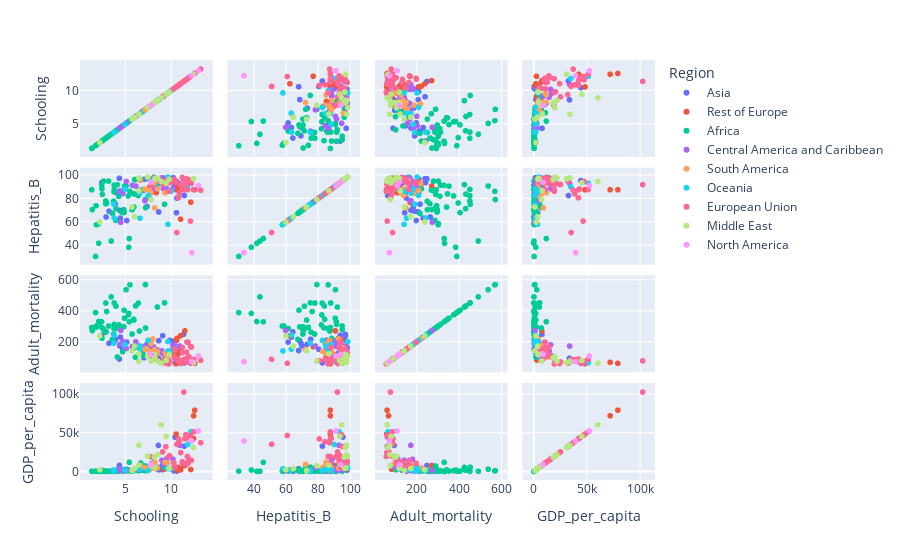

Notebook code cell kept with this figure:
### Code cell
fig = px.scatter_matrix(df_mean, dimensions=["Schooling", "Hepatitis_B", "Adult_mortality", "GDP_per_capita"], color="Region", hover_name="Country")
fig.show()

### Figure 1 — Plotly figure (JSON) as saved in the notebook; plotly's stock layout.template omitted (floating-point values rounded to 4 significant figures)
{"data": [{"dimensions": [{"axis": {"matches": true}, "label": "Schooling", "values": [2.9, 10.61, 4.725, 2.444, 8.637, 3.9, 7.062, 5.169, 7.381, 11.47, 11.39, 10.34, 4.475, 9.062, 4.362, 9.1, 3.919, 3.231, 4.406, 8.675, 10.46, 10.59, 10.66, 7.119, 9.875, 10.26, 6.9]}, {"axis": {"matches": true}, "label": "Hepatitis_B", "values": [64.56, 68.19, 85.5, 94.12, 97.88, 85.75, 87.75, 61.56, 73.56, 83, 97.31, 90.62, 63.62, 96, 97.88, 97.44, 75.62, 69.56, 70.31, 68.88, 95.88, 93.12, 80.81, 97, 97.12, 98.38, 87.44]}, {"axis": {"matches": true}, "label": "Adult_mortality", "values": [265.8, 144.7, 148.1, 243.2, 94.99, 210.9, 97.51, 199.5, 186.0, 64.52, 250.1, 205.7, 231.7, 128.3, 89.86, 241.2, 217.4, 191.8, 174.6, 208.4, 63.66, 128.4, 152.4, 171.2, 210.7, 167.9, 133.1]}, {"axis": {"matches": true}, "label": "GDP_per_capita", "values": [408.6, 3814.0, 897.3, 1883.0, 33930.0, 805.4, 4708.0, 1112.0, 2506.0, 32970.0, 7986.0, 912.9, 1430.0, 7869.0, 8100.0, 2551, 730.8, 689.2, 1197, 2296.0, 44660.0, 2700.0, 709.6, 4739.0, 3840.0, 1896, 1808.0]}], "hovertemplate": "<b>%{hovertext}</b><br><br>Region=Asia<br>%{xaxis.title.text}=%{x}<br>%{yaxis.title.text}=%{y}<extra></extra>", "hovertext": ["Afghanistan", "Azerbaijan", "Bangladesh", "Bhutan", "Brunei Darussalam", "Cambodia", "China", "India", "Indonesia", "Japan", "Kazakhstan", "Kyrgyz Republic", "Lao PDR", "Malaysia", "Maldives", "Mongolia", "Myanmar", "Nepal", "Pakistan", "Philippines", "Singapore", "Sri Lanka", "Tajikistan", "Thailand", "Turkmenistan", "Uzbekistan", "Vietnam"], "legendgroup": "Asia", "marker": {"color": "#636efa", "symbol": "circle"}, "name": "Asia", "showlegend": true, "type": "splom"}, {"dimensions": [{"axis": {"matches": true}, "label": "Schooling", "values": [9.244, 11.06, 10.67, 7.681, 12.18, 10.57, 10.62, 10.79, 8.412, 12.49, 11.53, 10.22, 12.61, 11.06, 12.49]}, {"axis": {"matches": true}, "label": "Hepatitis_B", "values": [98, 87.56, 92.88, 90.38, 77.25, 88, 95, 89.75, 85.5, 88, 91.12, 88.38, 88, 62.69, 88]}, {"axis": {"matches": true}, "label": "Adult_mortality", "values": [83.13, 137.9, 223.1, 107.1, 170.1, 59.15, 211.1, 121.9, 110.6, 68.4, 272.4, 134.5, 61.56, 240.4, 77.53]}, {"axis": {"matches": true}, "label": "GDP_per_capita", "values": [3071.0, 2657.0, 4630.0, 3798.0, 2781.0, 48570.0, 2068.0, 5520.0, 3971.0, 72220.0, 7955, 4696.0, 79540.0, 2157.0, 42710.0]}], "hovertemplate": "<b>%{hovertext}</b><br><br>Region=Rest of Europe<br>%{xaxis.title.text}=%{x}<br>%{yaxis.title.text}=%{y}<extra></extra>", "hovertext": ["Albania", "Armenia", "Belarus", "Bosnia and Herzegovina", "Georgia", "Iceland", "Moldova", "Montenegro", "North Macedonia", "Norway", "Russian Federation", "Serbia", "Switzerland", "Ukraine", "United Kingdom"], "legendgroup": "Rest of Europe", "marker": {"color": "#EF553B", "symbol": "circle"}, "name": "Rest of Europe", "showlegend": true, "type": "splom"}, {"dimensions": [{"axis": {"matches": true}, "label": "Schooling", "values": [6.994, 4.606, 2.869, 8.512, 1.337, 2.413, 4.719, 5.338, 3.462, 1.75, 3.737, 4.856, 5.956, 3.987, 3.775, 6.031, 5.444, 3.794, 5.094, 2.094, 7.225, 2.631, 6.556, 1.838, 2.5, 5.919, 5.519, 3.956, 6.712, 5.75, 3.8, 1.806, 3.6, 7.713, 4.138, 2.969, 6.138, 1.4, 5.388, 3.181, 2.456, 8.156, 2.869, 2.1, 9.306, 4.925, 4.3, 6.112, 4.875, 6.438, 7.213]}, {"axis": {"matches": true}, "label": "Hepatitis_B", "values": [88.31, 68.81, 75.94, 92.38, 88, 91.75, 86.12, 82.62, 43.94, 30.69, 78.12, 70.88, 73.12, 71.75, 86.31, 96.69, 46.06, 91.88, 91.19, 58.81, 72.56, 95.38, 87.62, 57.94, 84, 84.44, 86.62, 61.69, 96.31, 70.81, 88.25, 74.25, 67.69, 96.19, 92.31, 76.56, 84.25, 70.94, 38.56, 95.38, 88.75, 98.69, 78.31, 42, 75.44, 91.06, 82.38, 96.75, 68.38, 82.88, 79.56]}, {"axis": {"matches": true}, "label": "Adult_mortality", "values": [113.4, 297.8, 263.9, 427.1, 293.7, 330.9, 136.7, 376.0, 493.0, 391.3, 251.6, 298.8, 342.8, 432.7, 288.3, 164.4, 331.3, 314.2, 539.6, 304.3, 291.0, 281.4, 271.1, 303.3, 291.9, 347.5, 571.1, 287.7, 136.9, 251.9, 453.4, 295.6, 216.9, 156.8, 102.4, 397.7, 434.3, 273.5, 385.9, 303.9, 223.9, 162.6, 453.0, 333.2, 454.7, 354.3, 311.3, 101.4, 406.4, 452.8, 573.0]}, {"axis": {"matches": true}, "label": "GDP_per_capita", "values": [3745.0, 2648.0, 984.4, 5505.0, 548.8, 309.1, 2671.0, 1236.0, 466.7, 627.3, 1204.0, 393.8, 2265.0, 1679, 1334.0, 3121.0, 12070.0, 1268.0, 3098.0, 401.4, 7320, 705.2, 1358.0, 688.6, 576.5, 1270.0, 926.7, 666.3, 11190.0, 472.9, 324.7, 690.9, 1407.0, 7189.0, 2336.0, 438.8, 3944.0, 432.7, 2133, 534.8, 1130.0, 12250.0, 526.7, 263.9, 5786, 751.9, 500.2, 3586.0, 693.4, 1060.0, 1291.0]}], "hovertemplate": "<b>%{hovertext}</b><br><br>Region=Africa<br>%{xaxis.title.text}=%{x}<br>%{yaxis.title.text}=%{y}<extra></extra>", "hovertext": ["Algeria", "Angola", "Benin", "Botswana", "Burkina Faso", "Burundi", "Cabo Verde", "Cameroon", "Central African Republic", "Chad", "Comoros", "Congo, Dem. Rep.", "Congo, Rep.", "Cote d'Ivoire", "Djibouti", "Egypt, Arab Rep.", "Equatorial Guinea", "Eritrea", "Eswatini", "Ethiopia", "Gabon", "Gambia, The", "Ghana", "Guinea", "Guinea-Bissau", "Kenya", "Lesotho", "Liberia", "Libya", "Madagascar", "Malawi", "Mali", "Mauritania", "Mauritius", "Morocco", "Mozambique", "Namibia", "Niger", "Nigeria", "Rwanda", "Senegal", "Seychelles", "Sierra Leone", "Somalia", "South Africa", "Tanzania", "Togo", "Tunisia", "Uganda", "Zambia", "Zimbabwe"], "legendgroup": "Africa", "marker": {"color": "#00cc96", "symbol": "circle"}, "name": "Africa", "showlegend": true, "type": "splom"}, {"dimensions": [{"axis": {"matches": true}, "label": "Schooling", "values": [9.019, 10.96, 9.562, 10.36, 8.225, 10.43, 7.15, 6.162, 8.025, 4.425, 4.513, 5.125, 8.512, 5.781, 9.181, 4.737, 7.856, 8.113, 10.23]}, {"axis": {"matches": true}, "label": "Hepatitis_B", "values": [98.25, 93.38, 88.69, 94.75, 88.88, 96.25, 78.62, 91.12, 95.56, 87.06, 60, 95.06, 94.88, 91.88, 88.88, 84.75, 94.12, 98.38, 89.12]}, {"axis": {"matches": true}, "label": "Adult_mortality", "values": [142.5, 173.5, 112.1, 185.1, 93.49, 98.99, 174.2, 201.8, 159.1, 185.3, 275.2, 158.4, 148.4, 170.3, 122.2, 204.1, 153.8, 168.2, 181.5]}, {"axis": {"matches": true}, "label": "GDP_per_capita", "values": [14680.0, 34030.0, 16750.0, 4701.0, 9571.0, 5952.0, 5277.0, 3297.0, 8010.0, 3525, 1324.0, 2055.0, 5012.0, 1676.0, 9573.0, 1307.0, 9912.0, 6576.0, 16140.0]}], "hovertemplate": "<b>%{hovertext}</b><br><br>Region=Central America and Caribbean<br>%{xaxis.title.text}=%{x}<br>%{yaxis.title.text}=%{y}<extra></extra>", "hovertext": ["Antigua and Barbuda", "Bahamas, The", "Barbados", "Belize", "Costa Rica", "Cuba", "Dominican Republic", "El Salvador", "Grenada", "Guatemala", "Haiti", "Honduras", "Jamaica", "Nicaragua", "Panama", "Sao Tome and Principe", "St. Lucia", "St. Vincent and the Grenadines", "Trinidad and Tobago"], "legendgroup": "Central America and Caribbean", "marker": {"color": "#ab63fa", "symbol": "circle"}, "name": "Central America and Caribbean", "showlegend": true, "type": "splom"}, {"dimensions": [{"axis": {"matches": true}, "label": "Schooling", "values": [9.369, 7.669, 6.638, 9.625, 7.144, 7.644, 8.031, 7.306, 8.531, 7.819, 8.256, 8.238]}, {"axis": {"matches": true}, "label": "Hepatitis_B", "values": [85.31, 87.38, 96.19, 93.62, 88.56, 83.12, 93.31, 88.5, 88.81, 84.88, 94.31, 72.44]}, {"axis": {"matches": true}, "label": "Adult_mortality", "values": [127.9, 210.7, 162.6, 98.55, 153.5, 140.4, 220.1, 156.4, 137.6, 189.6, 115.0, 151.1]}, {"axis": {"matches": true}, "label": "GDP_per_capita", "values": [12170.0, 2414.0, 7992.0, 11067, 4911.0, 5177.0, 4590.0, 4403.0, 4626.0, 8133.0, 12010.0, 9295.0]}], "hovertemplate": "<b>%{hovertext}</b><br><br>Region=South America<br>%{xaxis.title.text}=%{x}<br>%{yaxis.title.text}=%{y}<extra></extra>", "hovertext": ["Argentina", "Bolivia", "Brazil", "Chile", "Colombia", "Ecuador", "Guyana", "Paraguay", "Peru", "Suriname", "Uruguay", "Venezuela, RB"], "legendgroup": "South America", "marker": {"color": "#FFA15A", "symbol": "circle"}, "name": "South America", "showlegend": true, "type": "splom"}, {"dimensions": [{"axis": {"matches": true}, "label": "Schooling", "values": [12.19, 9.681, 7.5, 6.581, 11.86, 3.788, 9.681, 4.969, 3.756, 10.03, 6.619]}, {"axis": {"matches": true}, "label": "Hepatitis_B", "values": [93.5, 98.88, 83.06, 85, 90.44, 63.75, 58.31, 88.56, 75.5, 86.75, 63.56]}, {"axis": {"matches": true}, "label": "Adult_mortality", "values": [65.96, 203.3, 210.3, 174.5, 74.43, 245.0, 141.9, 184.1, 192.3, 146.2, 153.7]}, {"axis": {"matches": true}, "label": "GDP_per_capita", "values": [51750.0, 4591.0, 1471.0, 2991.0, 35170.0, 2084.0, 3824, 1964.0, 1082.0, 3954.0, 2736.0]}], "hovertemplate": "<b>%{hovertext}</b><br><br>Region=Oceania<br>%{xaxis.title.text}=%{x}<br>%{yaxis.title.text}=%{y}<extra></extra>", "hovertext": ["Australia", "Fiji", "Kiribati", "Micronesia, Fed. Sts.", "New Zealand", "Papua New Guinea", "Samoa", "Solomon Islands", "Timor-Leste", "Tonga", "Vanuatu"], "legendgroup": "Oceania", "marker": {"color": "#19d3f3", "symbol": "circle"}, "name": "Oceania", "showlegend": true, "type": "splom"}, {"dimensions": [{"axis": {"matches": true}, "label": "Schooling", "values": [10.83, 10.91, 10.47, 10.32, 11.08, 11.98, 12.51, 12.24, 11.51, 10.66, 13.27, 9.856, 11.26, 11.64, 9.444, 11.89, 11.76, 11.42, 9.769, 11.71, 11.72, 7.831, 10.38, 11.26, 11.81, 9.088, 12.14]}, {"axis": {"matches": true}, "label": "Hepatitis_B", "values": [81.06, 84.62, 94.5, 96.12, 92.62, 96.62, 88, 93.44, 88, 51.25, 87.56, 94, 88, 95, 95.5, 94, 94.75, 92.38, 86.62, 88.62, 97.38, 91.56, 96.88, 98.56, 88, 92.5, 61.06]}, {"axis": {"matches": true}, "label": "Adult_mortality", "values": [78.31, 85.44, 148.0, 107.0, 60.45, 104.3, 86.87, 167.4, 89.68, 87.9, 81.36, 76.73, 165.0, 75.16, 62.06, 198.9, 199.7, 77.85, 57.71, 69.71, 134.7, 91.73, 153.2, 130.5, 96.41, 70.45, 62.07]}, {"axis": {"matches": true}, "label": "GDP_per_capita", "values": [42376, 38782, 5702.0, 11270.0, 24680.0, 15480.0, 51490.0, 14640.0, 42460.0, 35450.0, 37390.0, 20660.0, 11130.0, 47790.0, 32280.0, 10880.0, 10670.0, 103000.0, 19670.0, 43300.0, 9789.0, 19200.0, 7011.0, 12870.0, 19580.0, 25510.0, 46750.0]}], "hovertemplate": "<b>%{hovertext}</b><br><br>Region=European Union<br>%{xaxis.title.text}=%{x}<br>%{yaxis.title.text}=%{y}<extra></extra>", "hovertext": ["Austria", "Belgium", "Bulgaria", "Croatia", "Cyprus", "Czechia", "Denmark", "Estonia", "Finland", "France", "Germany", "Greece", "Hungary", "Ireland", "Italy", "Latvia", "Lithuania", "Luxembourg", "Malta", "Netherlands", "Poland", "Portugal", "Romania", "Slovak Republic", "Slovenia", "Spain", "Sweden"], "legendgroup": "European Union", "marker": {"color": "#FF6692", "symbol": "circle"}, "name": "European Union", "showlegend": true, "type": "splom"}, {"dimensions": [{"axis": {"matches": true}, "label": "Schooling", "values": [8.569, 8.262, 6.031, 12.47, 9.812, 6.487, 7.831, 7.45, 8.931, 8.213, 5.744, 6.506, 9.469, 2.225]}, {"axis": {"matches": true}, "label": "Hepatitis_B", "values": [98.12, 97.75, 64.88, 97.44, 97, 98.19, 79.5, 98.81, 95.06, 96.81, 73.12, 87.06, 93.88, 60.19]}, {"axis": {"matches": true}, "label": "Adult_mortality", "values": [75.39, 118.2, 173.1, 65.66, 119.7, 74.6, 76.3, 106.5, 62.4, 98.2, 143.0, 123.1, 80.41, 239.7]}, {"axis": {"matches": true}, "label": "GDP_per_capita", "values": [22040.0, 4936.0, 3989.0, 31220.0, 4283.0, 34270.0, 7539, 20090.0, 60680.0, 18710.0, 1412.0, 8299.0, 45530.0, 2407.0]}], "hovertemplate": "<b>%{hovertext}</b><br><br>Region=Middle East<br>%{xaxis.title.text}=%{x}<br>%{yaxis.title.text}=%{y}<extra></extra>", "hovertext": ["Bahrain", "Iran, Islamic Rep.", "Iraq", "Israel", "Jordan", "Kuwait", "Lebanon", "Oman", "Qatar", "Saudi Arabia", "Syrian Arab Republic", "Turkiye", "United Arab Emirates", "Yemen, Rep."], "legendgroup": "Middle East", "marker": {"color": "#B6E880", "symbol": "circle"}, "name": "Middle East", "showlegend": true, "type": "splom"}, {"dimensions": [{"axis": {"matches": true}, "label": "Schooling", "values": [12.27, 7.825, 13.01]}, {"axis": {"matches": true}, "label": "Hepatitis_B", "values": [33.94, 94.44, 91.5]}, {"axis": {"matches": true}, "label": "Adult_mortality", "values": [72.63, 120.4, 109.1]}, {"axis": {"matches": true}, "label": "GDP_per_capita", "values": [39680.0, 9005, 52660.0]}], "hovertemplate": "<b>%{hovertext}</b><br><br>Region=North America<br>%{xaxis.title.text}=%{x}<br>%{yaxis.title.text}=%{y}<extra></extra>", "hovertext": ["Canada", "Mexico", "United States"], "legendgroup": "North America", "marker": {"color": "#FF97FF", "symbol": "circle"}, "name": "North America", "showlegend": true, "type": "splom"}], "layout": {"dragmode": "select", "legend": {"title": {"text": "Region"}, "tracegroupgap": 0}, "margin": {"t": 60}}}
